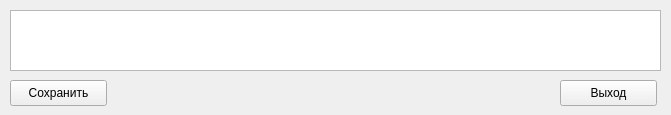
<?xml version="1.0" encoding="UTF-8"?>
<ui version="4.0">
 <class>FormConsumablesDev</class>
 <widget class="QWidget" name="FormConsumablesDev">
  <property name="geometry">
   <rect>
    <x>0</x>
    <y>0</y>
    <width>671</width>
    <height>115</height>
   </rect>
  </property>
  <property name="windowTitle">
   <string>Общие расходы </string>
  </property>
  <widget class="QTableView" name="tableConsumables">
   <property name="geometry">
    <rect>
     <x>10</x>
     <y>10</y>
     <width>651</width>
     <height>61</height>
    </rect>
   </property>
  </widget>
  <widget class="QPushButton" name="ButtonSave">
   <property name="geometry">
    <rect>
     <x>10</x>
     <y>80</y>
     <width>97</width>
     <height>26</height>
    </rect>
   </property>
   <property name="text">
    <string>Сохранить</string>
   </property>
  </widget>
  <widget class="QPushButton" name="ButtonExit">
   <property name="geometry">
    <rect>
     <x>560</x>
     <y>80</y>
     <width>97</width>
     <height>26</height>
    </rect>
   </property>
   <property name="text">
    <string>Выход</string>
   </property>
  </widget>
 </widget>
 <resources/>
 <connections/>
</ui>
